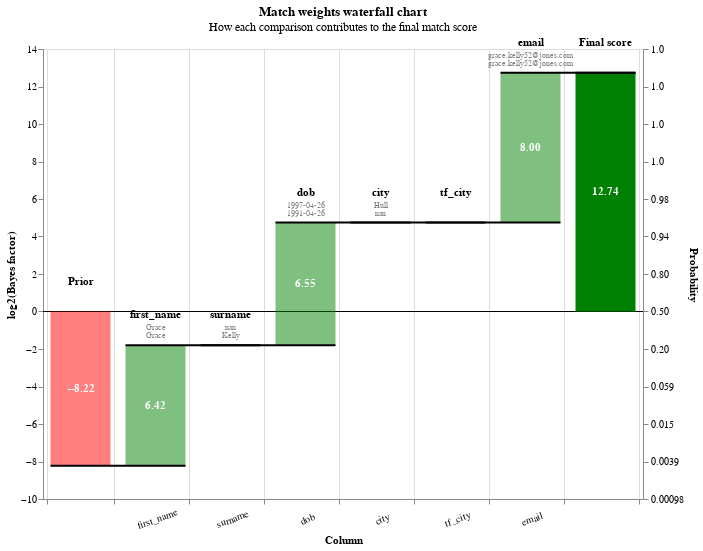

Here is the notebook cell this chart was saved with:
### Markdown cell above
## Waterfall chart

The waterfall chart provides a means of visualising individual predictions to understand how Splink computed the final matchweight for a particular pairwise record comparison.

To plot a waterfall chart, the user chooses one or more records from the results of `linker.predict()`, and provides these records to the [`linker.waterfall_chart()`](https://moj-analytical-services.github.io/splink/linkerqa.html#splink.linker.Linker.waterfall_chart) function.

For an introduction to waterfall charts and how to interpret them, please see [this](https://www.youtube.com/watch?v=msz3T741KQI&t=507s) video.

### Code cell
records_to_view  = df_predictions.as_record_dict(limit=5)
linker.waterfall_chart(records_to_view, filter_nulls=False)

### Figure 1 — Vega-Lite specification as saved in the notebook (floating-point values rounded to 4 significant figures)
{"$schema": "https://vega.github.io/schema/vega-lite/v5.2.0.json", "config": {"view": {"continuousHeight": 300, "continuousWidth": 400}}, "data": {"values": [{"bar_sort_order": 0, "bayes_factor": 0.003343, "bayes_factor_description": null, "column_name": "Prior", "comparison_vector_value": null, "label_for_charts": "Starting match weight (prior)", "log2_bayes_factor": -8.225, "m_probability": null, "record_number": 0, "sql_condition": null, "term_frequency_adjustment": null, "u_probability": null, "value_l": "", "value_r": ""}, {"bar_sort_order": 1, "bayes_factor": 85.55, "bayes_factor_description": "If comparison level is `exact match` then comparison is 85.55 times more likely to be a match", "column_name": "first_name", "comparison_vector_value": 2, "label_for_charts": "Exact match", "log2_bayes_factor": 6.419, "m_probability": 0.4956, "record_number": 0, "sql_condition": "\"first_name_l\" = \"first_name_r\"", "term_frequency_adjustment": false, "u_probability": 0.005794, "value_l": "Grace", "value_r": "Grace"}, {"bar_sort_order": 2, "bayes_factor": 1, "bayes_factor_description": "If comparison level is `null` then comparison is 1.00 times more likely to be a match", "column_name": "surname", "comparison_vector_value": -1, "label_for_charts": "Null", "log2_bayes_factor": 0, "m_probability": null, "record_number": 0, "sql_condition": "\"surname_l\" IS NULL OR \"surname_r\" IS NULL", "term_frequency_adjustment": false, "u_probability": null, "value_l": "nan", "value_r": "Kelly"}, {"bar_sort_order": 3, "bayes_factor": 93.59, "bayes_factor_description": "If comparison level is `levenshtein <= 1` then comparison is 93.59 times more likely to be a match", "column_name": "dob", "comparison_vector_value": 2, "label_for_charts": "levenshtein <= 1", "log2_bayes_factor": 6.548, "m_probability": 0.1499, "record_number": 0, "sql_condition": "levenshtein(\"dob_l\", \"dob_r\") <= 1", "term_frequency_adjustment": false, "u_probability": 0.001602, "value_l": "1997-04-26", "value_r": "1991-04-26"}, {"bar_sort_order": 4, "bayes_factor": 1, "bayes_factor_description": "If comparison level is `null` then comparison is 1.00 times more likely to be a match", "column_name": "city", "comparison_vector_value": -1, "label_for_charts": "Null", "log2_bayes_factor": 0, "m_probability": null, "record_number": 0, "sql_condition": "\"city_l\" IS NULL OR \"city_r\" IS NULL", "term_frequency_adjustment": false, "u_probability": null, "value_l": "Hull", "value_r": "nan"}, {"bar_sort_order": 5, "bayes_factor": 1, "bayes_factor_description": "If comparison level is `null` then comparison is 1.00 times more likely to be a match", "column_name": "tf_city", "comparison_vector_value": -1, "label_for_charts": "Null", "log2_bayes_factor": 0, "m_probability": null, "record_number": 0, "sql_condition": "\"city_l\" IS NULL OR \"city_r\" IS NULL", "term_frequency_adjustment": true, "u_probability": null, "value_l": "", "value_r": ""}, {"bar_sort_order": 6, "bayes_factor": 255.4, "bayes_factor_description": "If comparison level is `exact match` then comparison is 255.42 times more likely to be a match", "column_name": "email", "comparison_vector_value": 3, "label_for_charts": "Exact match", "log2_bayes_factor": 7.997, "m_probability": 0.5604, "record_number": 0, "sql_condition": "\"email_l\" = \"email_r\"", "term_frequency_adjustment": false, "u_probability": 0.002194, "value_l": "grace.kelly52@jones.com", "value_r": "grace.kelly52@jones.com"}, {"bar_sort_order": 7, "bayes_factor": 6836.0, "bayes_factor_description": null, "column_name": "Final score", "comparison_vector_value": null, "label_for_charts": "Final score", "log2_bayes_factor": 12.74, "m_probability": null, "record_number": 0, "sql_condition": null, "term_frequency_adjustment": null, "u_probability": null, "value_l": "", "value_r": ""}, {"bar_sort_order": 0, "bayes_factor": 0.003343, "bayes_factor_description": null, "column_name": "Prior", "comparison_vector_value": null, "label_for_charts": "Starting match weight (prior)", "log2_bayes_factor": -8.225, "m_probability": null, "record_number": 1, "sql_condition": null, "term_frequency_adjustment": null, "u_probability": null, "value_l": "", "value_r": ""}, {"bar_sort_order": 1, "bayes_factor": 85.55, "bayes_factor_description": "If comparison level is `exact match` then comparison is 85.55 times more likely to be a match", "column_name": "first_name", "comparison_vector_value": 2, "label_for_charts": "Exact match", "log2_bayes_factor": 6.419, "m_probability": 0.4956, "record_number": 1, "sql_condition": "\"first_name_l\" = \"first_name_r\"", "term_frequency_adjustment": false, "u_probability": 0.005794, "value_l": "Thomas", "value_r": "Thomas"}, {"bar_sort_order": 2, "bayes_factor": 90.17, "bayes_factor_description": "If comparison level is `exact match` then comparison is 90.17 times more likely to be a match", "column_name": "surname", "comparison_vector_value": 3, "label_for_charts": "Exact match", "log2_bayes_factor": 6.495, "m_probability": 0.4409, "record_number": 1, "sql_condition": "\"surname_l\" = \"surname_r\"", "term_frequency_adjustment": false, "u_probability": 0.00489, "value_l": "Gabriel", "value_r": "Gabriel"}, {"bar_sort_order": 3, "bayes_factor": 93.59, "bayes_factor_description": "If comparison level is `levenshtein <= 1` then comparison is 93.59 times more likely to be a match", "column_name": "dob", "comparison_vector_value": 2, "label_for_charts": "levenshtein <= 1", "log2_bayes_factor": 6.548, "m_probability": 0.1499, "record_number": 1, "sql_condition": "levenshtein(\"dob_l\", \"dob_r\") <= 1", "term_frequency_adjustment": false, "u_probability": 0.001602, "value_l": "1976-09-15", "value_r": "1976-08-15"}, {"bar_sort_order": 4, "bayes_factor": 1, "bayes_factor_description": "If comparison level is `null` then comparison is 1.00 times more likely to be a match", "column_name": "city", "comparison_vector_value": -1, "label_for_charts": "Null", "log2_bayes_factor": 0, "m_probability": null, "record_number": 1, "sql_condition": "\"city_l\" IS NULL OR \"city_r\" IS NULL", "term_frequency_adjustment": false, "u_probability": null, "value_l": "Loodon", "value_r": "nan"}, {"bar_sort_order": 5, "bayes_factor": 1, "bayes_factor_description": "If comparison level is `null` then comparison is 1.00 times more likely to be a match", "column_name": "tf_city", "comparison_vector_value": -1, "label_for_charts": "Null", "log2_bayes_factor": 0, "m_probability": null, "record_number": 1, "sql_condition": "\"city_l\" IS NULL OR \"city_r\" IS NULL", "term_frequency_adjustment": true, "u_probability": null, "value_l": "", "value_r": ""}, {"bar_sort_order": 6, "bayes_factor": 1, "bayes_factor_description": "If comparison level is `null` then comparison is 1.00 times more likely to be a match", "column_name": "email", "comparison_vector_value": -1, "label_for_charts": "Null", "log2_bayes_factor": 0, "m_probability": null, "record_number": 1, "sql_condition": "\"email_l\" IS NULL OR \"email_r\" IS NULL", "term_frequency_adjustment": false, "u_probability": null, "value_l": "gabriel.t54@nnichls.info", "value_r": "nan"}, {"bar_sort_order": 7, "bayes_factor": 2413.0, "bayes_factor_description": null, "column_name": "Final score", "comparison_vector_value": null, "label_for_charts": "Final score", "log2_bayes_factor": 11.24, "m_probability": null, "record_number": 1, "sql_condition": null, "term_frequency_adjustment": null, "u_probability": null, "value_l": "", "value_r": ""}, {"bar_sort_order": 0, "bayes_factor": 0.003343, "bayes_factor_description": null, "column_name": "Prior", "comparison_vector_value": null, "label_for_charts": "Starting match weight (prior)", "log2_bayes_factor": -8.225, "m_probability": null, "record_number": 2, "sql_condition": null, "term_frequency_adjustment": null, "u_probability": null, "value_l": "", "value_r": ""}, {"bar_sort_order": 1, "bayes_factor": 85.55, "bayes_factor_description": "If comparison level is `exact match` then comparison is 85.55 times more likely to be a match", "column_name": "first_name", "comparison_vector_value": 2, "label_for_charts": "Exact match", "log2_bayes_factor": 6.419, "m_probability": 0.4956, "record_number": 2, "sql_condition": "\"first_name_l\" = \"first_name_r\"", "term_frequency_adjustment": false, "u_probability": 0.005794, "value_l": "Thomas", "value_r": "Thomas"}, {"bar_sort_order": 2, "bayes_factor": 90.17, "bayes_factor_description": "If comparison level is `exact match` then comparison is 90.17 times more likely to be a match", "column_name": "surname", "comparison_vector_value": 3, "label_for_charts": "Exact match", "log2_bayes_factor": 6.495, "m_probability": 0.4409, "record_number": 2, "sql_condition": "\"surname_l\" = \"surname_r\"", "term_frequency_adjustment": false, "u_probability": 0.00489, "value_l": "Gabriel", "value_r": "Gabriel"}, {"bar_sort_order": 3, "bayes_factor": 93.59, "bayes_factor_description": "If comparison level is `levenshtein <= 1` then comparison is 93.59 times more likely to be a match", "column_name": "dob", "comparison_vector_value": 2, "label_for_charts": "levenshtein <= 1", "log2_bayes_factor": 6.548, "m_probability": 0.1499, "record_number": 2, "sql_condition": "levenshtein(\"dob_l\", \"dob_r\") <= 1", "term_frequency_adjustment": false, "u_probability": 0.001602, "value_l": "1976-09-15", "value_r": "1976-08-15"}, {"bar_sort_order": 4, "bayes_factor": 1, "bayes_factor_description": "If comparison level is `null` then comparison is 1.00 times more likely to be a match", "column_name": "city", "comparison_vector_value": -1, "label_for_charts": "Null", "log2_bayes_factor": 0, "m_probability": null, "record_number": 2, "sql_condition": "\"city_l\" IS NULL OR \"city_r\" IS NULL", "term_frequency_adjustment": false, "u_probability": null, "value_l": "London", "value_r": "nan"}, {"bar_sort_order": 5, "bayes_factor": 1, "bayes_factor_description": "If comparison level is `null` then comparison is 1.00 times more likely to be a match", "column_name": "tf_city", "comparison_vector_value": -1, "label_for_charts": "Null", "log2_bayes_factor": 0, "m_probability": null, "record_number": 2, "sql_condition": "\"city_l\" IS NULL OR \"city_r\" IS NULL", "term_frequency_adjustment": true, "u_probability": null, "value_l": "", "value_r": ""}, {"bar_sort_order": 6, "bayes_factor": 1, "bayes_factor_description": "If comparison level is `null` then comparison is 1.00 times more likely to be a match", "column_name": "email", "comparison_vector_value": -1, "label_for_charts": "Null", "log2_bayes_factor": 0, "m_probability": null, "record_number": 2, "sql_condition": "\"email_l\" IS NULL OR \"email_r\" IS NULL", "term_frequency_adjustment": false, "u_probability": null, "value_l": "gabriel.t54@nichols.info", "value_r": "nan"}, {"bar_sort_order": 7, "bayes_factor": 2413.0, "bayes_factor_description": null, "column_name": "Final score", "comparison_vector_value": null, "label_for_charts": "Final score", "log2_bayes_factor": 11.24, "m_probability": null, "record_number": 2, "sql_condition": null, "term_frequency_adjustment": null, "u_probability": null, "value_l": "", "value_r": ""}, {"bar_sort_order": 0, "bayes_factor": 0.003343, "bayes_factor_description": null, "column_name": "Prior", "comparison_vector_value": null, "label_for_charts": "Starting match weight (prior)", "log2_bayes_factor": -8.225, "m_probability": null, "record_number": 3, "sql_condition": null, "term_frequency_adjustment": null, "u_probability": null, "value_l": "", "value_r": ""}, {"bar_sort_order": 1, "bayes_factor": 85.55, "bayes_factor_description": "If comparison level is `exact match` then comparison is 85.55 times more likely to be a match", "column_name": "first_name", "comparison_vector_value": 2, "label_for_charts": "Exact match", "log2_bayes_factor": 6.419, "m_probability": 0.4956, "record_number": 3, "sql_condition": "\"first_name_l\" = \"first_name_r\"", "term_frequency_adjustment": false, "u_probability": 0.005794, "value_l": "Erin", "value_r": "Erin"}, {"bar_sort_order": 2, "bayes_factor": 79.15, "bayes_factor_description": "If comparison level is `levenshtein <= 1` then comparison is 79.15 times more likely to be a match", "column_name": "surname", "comparison_vector_value": 2, "label_for_charts": "levenshtein <= 1", "log2_bayes_factor": 6.307, "m_probability": 0.1871, "record_number": 3, "sql_condition": "levenshtein(\"surname_l\", \"surname_r\") <= 1", "term_frequency_adjustment": false, "u_probability": 0.002364, "value_l": "Rogers", "value_r": "Roers"}, {"bar_sort_order": 3, "bayes_factor": 13.32, "bayes_factor_description": "If comparison level is `levenshtein <= 2` then comparison is 13.32 times more likely to be a match", "column_name": "dob", "comparison_vector_value": 1, "label_for_charts": "levenshtein <= 2", "log2_bayes_factor": 3.736, "m_probability": 0.2067, "record_number": 3, "sql_condition": "levenshtein(\"dob_l\", \"dob_r\") <= 2", "term_frequency_adjustment": false, "u_probability": 0.01552, "value_l": "2010-01-02", "value_r": "2010-03-03"}, {"bar_sort_order": 4, "bayes_factor": 1, "bayes_factor_description": "If comparison level is `null` then comparison is 1.00 times more likely to be a match", "column_name": "city", "comparison_vector_value": -1, "label_for_charts": "Null", "log2_bayes_factor": 0, "m_probability": null, "record_number": 3, "sql_condition": "\"city_l\" IS NULL OR \"city_r\" IS NULL", "term_frequency_adjustment": false, "u_probability": null, "value_l": "London", "value_r": "nan"}, {"bar_sort_order": 5, "bayes_factor": 1, "bayes_factor_description": "If comparison level is `null` then comparison is 1.00 times more likely to be a match", "column_name": "tf_city", "comparison_vector_value": -1, "label_for_charts": "Null", "log2_bayes_factor": 0, "m_probability": null, "record_number": 3, "sql_condition": "\"city_l\" IS NULL OR \"city_r\" IS NULL", "term_frequency_adjustment": true, "u_probability": null, "value_l": "", "value_r": ""}, {"bar_sort_order": 6, "bayes_factor": 1, "bayes_factor_description": "If comparison level is `null` then comparison is 1.00 times more likely to be a match", "column_name": "email", "comparison_vector_value": -1, "label_for_charts": "Null", "log2_bayes_factor": 0, "m_probability": null, "record_number": 3, "sql_condition": "\"email_l\" IS NULL OR \"email_r\" IS NULL", "term_frequency_adjustment": false, "u_probability": null, "value_l": "e.rogers3@hopkins.org", "value_r": "nan"}, {"bar_sort_order": 7, "bayes_factor": 301.6, "bayes_factor_description": null, "column_name": "Final score", "comparison_vector_value": null, "label_for_charts": "Final score", "log2_bayes_factor": 8.236, "m_probability": null, "record_number": 3, "sql_condition": null, "term_frequency_adjustment": null, "u_probability": null, "value_l": "", "value_r": ""}, {"bar_sort_order": 0, "bayes_factor": 0.003343, "bayes_factor_description": null, "column_name": "Prior", "comparison_vector_value": null, "label_for_charts": "Starting match weight (prior)", "log2_bayes_factor": -8.225, "m_probability": null, "record_number": 4, "sql_condition": null, "term_frequency_adjustment": null, "u_probability": null, "value_l": "", "value_r": ""}, {"bar_sort_order": 1, "bayes_factor": 85.55, "bayes_factor_description": "If comparison level is `exact match` then comparison is 85.55 times more likely to be a match", "column_name": "first_name", "comparison_vector_value": 2, "label_for_charts": "Exact match", "log2_bayes_factor": 6.419, "m_probability": 0.4956, "record_number": 4, "sql_condition": "\"first_name_l\" = \"first_name_r\"", "term_frequency_adjustment": false, "u_probability": 0.005794, "value_l": "Erin", "value_r": "Erin"}, {"bar_sort_order": 2, "bayes_factor": 1, "bayes_factor_description": "If comparison level is `null` then comparison is 1.00 times more likely to be a match", "column_name": "surname", "comparison_vector_value": -1, "label_for_charts": "Null", "log2_bayes_factor": 0, "m_probability": null, "record_number": 4, "sql_condition": "\"surname_l\" IS NULL OR \"surname_r\" IS NULL", "term_frequency_adjustment": false, "u_probability": null, "value_l": "nan", "value_r": "Roers"}, {"bar_sort_order": 3, "bayes_factor": 93.59, "bayes_factor_description": "If comparison level is `levenshtein <= 1` then comparison is 93.59 times more likely to be a match", "column_name": "dob", "comparison_vector_value": 2, "label_for_charts": "levenshtein <= 1", "log2_bayes_factor": 6.548, "m_probability": 0.1499, "record_number": 4, "sql_condition": "levenshtein(\"dob_l\", \"dob_r\") <= 1", "term_frequency_adjustment": false, "u_probability": 0.001602, "value_l": "2010-03-01", "value_r": "2010-03-03"}, {"bar_sort_order": 4, "bayes_factor": 1, "bayes_factor_description": "If comparison level is `null` then comparison is 1.00 times more likely to be a match", "column_name": "city", "comparison_vector_value": -1, "label_for_charts": "Null", "log2_bayes_factor": 0, "m_probability": null, "record_number": 4, "sql_condition": "\"city_l\" IS NULL OR \"city_r\" IS NULL", "term_frequency_adjustment": false, "u_probability": null, "value_l": "London", "value_r": "nan"}, {"bar_sort_order": 5, "bayes_factor": 1, "bayes_factor_description": "If comparison level is `null` then comparison is 1.00 times more likely to be a match", "column_name": "tf_city", "comparison_vector_value": -1, "label_for_charts": "Null", "log2_bayes_factor": 0, "m_probability": null, "record_number": 4, "sql_condition": "\"city_l\" IS NULL OR \"city_r\" IS NULL", "term_frequency_adjustment": true, "u_probability": null, "value_l": "", "value_r": ""}, {"bar_sort_order": 6, "bayes_factor": 1, "bayes_factor_description": "If comparison level is `null` then comparison is 1.00 times more likely to be a match", "column_name": "email", "comparison_vector_value": -1, "label_for_charts": "Null", "log2_bayes_factor": 0, "m_probability": null, "record_number": 4, "sql_condition": "\"email_l\" IS NULL OR \"email_r\" IS NULL", "term_frequency_adjustment": false, "u_probability": null, "value_l": "e.rogers3@honkips.org", "value_r": "nan"}, {"bar_sort_order": 7, "bayes_factor": 26.76, "bayes_factor_description": null, "column_name": "Final score", "comparison_vector_value": null, "label_for_charts": "Final score", "log2_bayes_factor": 4.742, "m_probability": null, "record_number": 4, "sql_condition": null, "term_frequency_adjustment": null, "u_probability": null, "value_l": "", "value_r": ""}]}, "height": 450, "layer": [{"layer": [{"encoding": {"color": {"value": "black"}, "size": {"value": 0.5}, "y": {"field": "zero", "type": "quantitative"}}, "mark": "rule"}, {"encoding": {"color": {"condition": {"test": "(datum.log2_bayes_factor < 0)", "value": "red"}, "value": "green"}, "opacity": {"condition": {"test": "datum.column_name == 'Prior match weight' || datum.column_name == 'Final score'", "value": 1}, "value": 0.5}, "tooltip": [{"field": "column_name", "title": "Comparison column", "type": "nominal"}, {"field": "value_l", "title": "Value (L)", "type": "nominal"}, {"field": "value_r", "title": "Value (R)", "type": "nominal"}, {"field": "label_for_charts", "title": "Label", "type": "ordinal"}, {"field": "sql_condition", "title": "SQL condition", "type": "nominal"}, {"field": "comparison_vector_value", "title": "Comparison vector value", "type": "nominal"}, {"field": "bayes_factor", "format": ",.4f", "title": "Bayes factor = m/u", "type": "quantitative"}, {"field": "log2_bayes_factor", "format": ",.4f", "title": "Match weight = log2(m/u)", "type": "quantitative"}, {"field": "prob", "format": ".4f", "title": "Adjusted match score", "type": "quantitative"}, {"field": "bayes_factor_description", "title": "Match weight description", "type": "nominal"}], "x": {"axis": {"grid": true, "labelAlign": "center", "labelAngle": -20, "labelExpr": "datum.value == 'Prior' || datum.value == 'Final score' ? '' : datum.value", "labelPadding": 10, "tickBand": "extent", "title": "Column"}, "field": "column_name", "sort": {"field": "bar_sort_order", "order": "ascending"}, "type": "nominal"}, "y": {"axis": {"grid": false, "orient": "left", "title": "log2(Bayes factor)"}, "field": "previous_sum", "type": "quantitative"}, "y2": {"field": "sum"}}, "mark": {"type": "bar", "width": 60}}, {"encoding": {"color": {"value": "white"}, "text": {"condition": {"field": "log2_bayes_factor", "format": ".2f", "test": "abs(datum.log2_bayes_factor) > 1", "type": "nominal"}, "value": ""}, "x": {"axis": {"labelAngle": 0, "title": "Column"}, "field": "column_name", "sort": {"field": "bar_sort_order", "order": "ascending"}, "type": "nominal"}, "y": {"axis": {"orient": "left"}, "field": "center", "type": "quantitative"}}, "mark": {"fontWeight": "bold", "type": "text"}}, {"encoding": {"color": {"value": "black"}, "text": {"field": "column_name", "type": "nominal"}, "x": {"axis": {"labelAngle": 0, "title": "Column"}, "field": "column_name", "sort": {"field": "bar_sort_order", "order": "ascending"}, "type": "nominal"}, "y": {"field": "sum_top", "type": "quantitative"}}, "mark": {"baseline": "bottom", "dy": -25, "fontWeight": "bold", "type": "text"}}, {"encoding": {"color": {"value": "grey"}, "text": {"field": "value_l", "type": "nominal"}, "x": {"axis": {"labelAngle": 0, "title": "Column"}, "field": "column_name", "sort": {"field": "bar_sort_order", "order": "ascending"}, "type": "nominal"}, "y": {"field": "sum_top", "type": "quantitative"}}, "mark": {"baseline": "bottom", "dy": -13, "fontSize": 8, "type": "text"}}, {"encoding": {"color": {"value": "grey"}, "text": {"field": "value_r", "type": "nominal"}, "x": {"axis": {"labelAngle": 0, "title": "Column"}, "field": "column_name", "sort": {"field": "bar_sort_order", "order": "ascending"}, "type": "nominal"}, "y": {"field": "sum_top", "type": "quantitative"}}, "mark": {"baseline": "bottom", "dy": -5, "fontSize": 8, "type": "text"}}]}, {"encoding": {"x": {"axis": {"labelAngle": 0, "title": "Column"}, "field": "column_name", "sort": {"field": "bar_sort_order", "order": "ascending"}, "type": "nominal"}, "x2": {"field": "lead"}, "y": {"axis": {"labelExpr": "format(1 / (1 + pow(2, -1*datum.value)), '.2r')", "orient": "right", "title": "Probability"}, "field": "sum", "scale": {"zero": false}, "type": "quantitative"}}, "mark": {"color": "black", "strokeWidth": 2, "type": "rule", "x2Offset": 30, "xOffset": -30}}], "params": [{"bind": {"input": "range", "max": 4, "min": 0, "step": 1}, "description": "Filter by the interation number", "name": "record_number", "value": 0}], "resolve": {"axis": {"y": "independent"}}, "title": {"subtitle": "How each comparison contributes to the final match score", "text": "Match weights waterfall chart"}, "transform": [{"filter": "(datum.record_number == record_number)"}, {"frame": [null, 0], "window": [{"as": "sum", "field": "log2_bayes_factor", "op": "sum"}, {"as": "lead", "field": "column_name", "op": "lead"}]}, {"as": "sum", "calculate": "datum.column_name === \"Final score\" ? datum.sum - datum.log2_bayes_factor : datum.sum"}, {"as": "lead", "calculate": "datum.lead === null ? datum.column_name : datum.lead"}, {"as": "previous_sum", "calculate": "datum.column_name === \"Final score\" || datum.column_name === \"Prior match weight\" ? 0 : datum.sum - datum.log2_bayes_factor"}, {"as": "top_label", "calculate": "datum.sum > datum.previous_sum ? datum.column_name : \"\""}, {"as": "bottom_label", "calculate": "datum.sum < datum.previous_sum ? datum.column_name : \"\""}, {"as": "sum_top", "calculate": "datum.sum > datum.previous_sum ? datum.sum : datum.previous_sum"}, {"as": "sum_bottom", "calculate": "datum.sum < datum.previous_sum ? datum.sum : datum.previous_sum"}, {"as": "center", "calculate": "(datum.sum + datum.previous_sum) / 2"}, {"as": "text_log2_bayes_factor", "calculate": "(datum.log2_bayes_factor > 0 ? \"+\" : \"\") + datum.log2_bayes_factor"}, {"as": "dy", "calculate": "datum.sum < datum.previous_sum ? 4 : -4"}, {"as": "baseline", "calculate": "datum.sum < datum.previous_sum ? \"top\" : \"bottom\""}, {"as": "prob", "calculate": "1. / (1 + pow(2, -1.*datum.sum))"}, {"as": "zero", "calculate": "0*datum.sum"}], "width": {"step": 75}}
